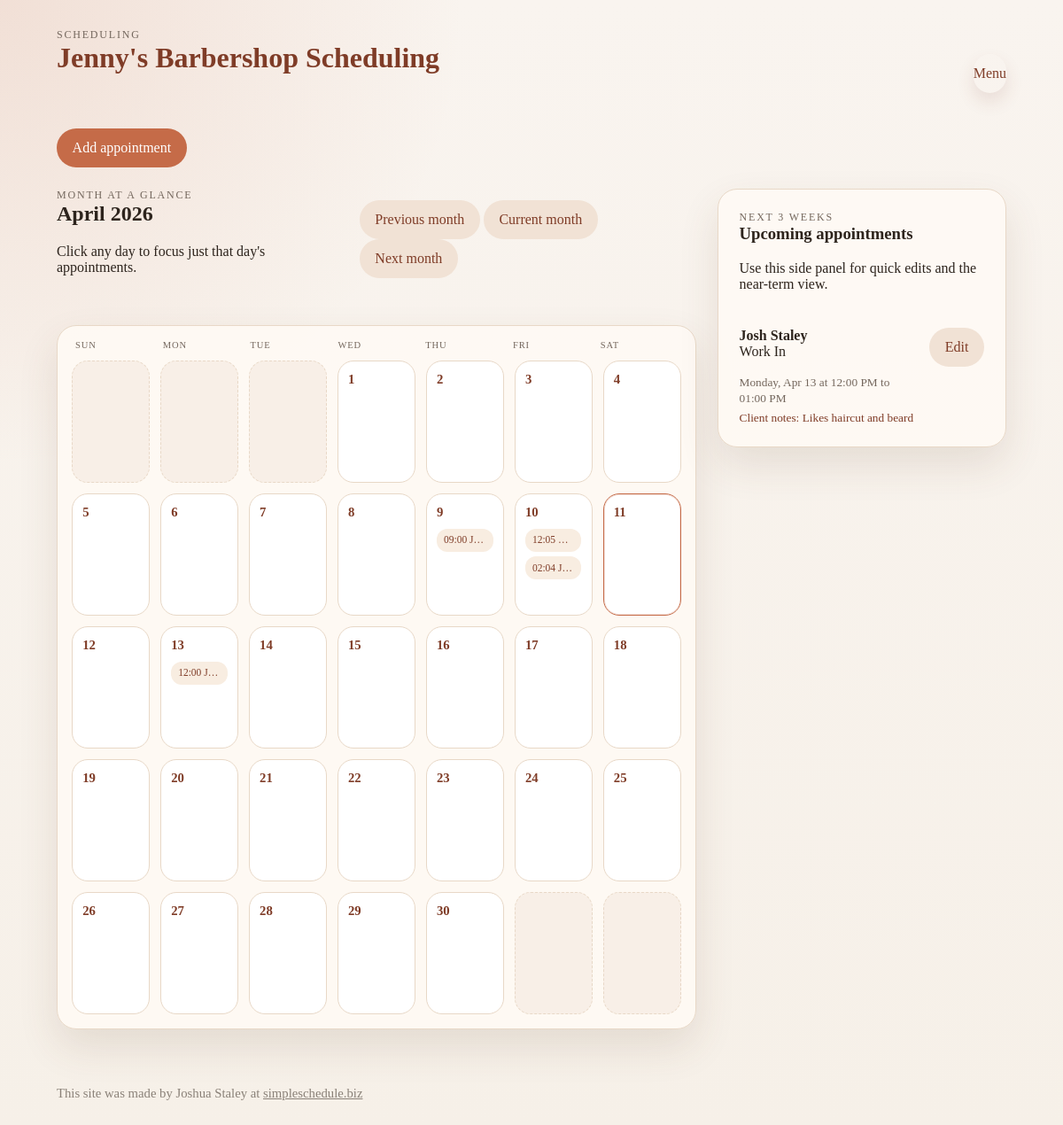
Page /schedule (signed in) on the committed database.
### salon_scheduler/models.py (models this page shows)
class Appointment(db.Model):
    id = db.Column(db.Integer, primary_key=True)
    client_id = db.Column(db.Integer, db.ForeignKey("client.id"), nullable=False)
    recurring_series_id = db.Column(db.Integer, db.ForeignKey("recurring_series.id"))
    promotion_id = db.Column(db.Integer, db.ForeignKey("promotion.id"))
    title = db.Column(db.String(120), nullable=False)
    start_datetime = db.Column(db.DateTime, nullable=False)
    end_datetime = db.Column(db.DateTime, nullable=False)
    duration_minutes = db.Column(db.Integer, nullable=False, default=60)
    buffer_minutes = db.Column(db.Integer, nullable=False, default=0)
    status = db.Column(db.String(20), default="scheduled", nullable=False)
    notes = db.Column(db.Text)
    is_override = db.Column(db.Boolean, default=False, nullable=False)
    override_reason = db.Column(db.String(255))
    created_at = db.Column(db.DateTime, default=datetime.utcnow, nullable=False)
    updated_at = db.Column(db.DateTime, default=datetime.utcnow, onupdate=datetime.utcnow, nullable=False)
    client = db.relationship("Client", back_populates="appointments")
    recurring_series = db.relationship("RecurringSeries", back_populates="appointments")
    change_requests = db.relationship("ChangeRequest", back_populates="appointment")
    services = db.relationship("Service", secondary=appointment_services, back_populates="appointments")
    promotion = db.relationship("Promotion", back_populates="appointments")

class Client(db.Model):
    id = db.Column(db.Integer, primary_key=True)
    first_name = db.Column(db.String(80), nullable=False)
    last_name = db.Column(db.String(80), nullable=False)
    birthdate = db.Column(db.Date)
    phone = db.Column(db.String(40))
    email = db.Column(db.String(120))
    notes = db.Column(db.Text)
    photo_filename = db.Column(db.String(255))
    is_regular = db.Column(db.Boolean, default=False, nullable=False)
    created_at = db.Column(db.DateTime, default=datetime.utcnow, nullable=False)
    appointments = db.relationship("Appointment", back_populates="client", cascade="all, delete-orphan")
    recurring_series = db.relationship("RecurringSeries", back_populates="client", cascade="all, delete-orphan")
    change_requests = db.relationship("ChangeRequest", back_populates="client", cascade="all, delete-orphan")
    promotions = db.relationship("Promotion", secondary=promotion_clients, back_populates="eligible_clients")
    @property
    def full_name(self) -> str:
        return f"{self.first_name} {self.last_name}".strip()

### salon_scheduler/routes.py (the view, shortened to what this page needs)
@main_bp.route("/schedule")
@stylist_login_required
def schedule():
    for series in RecurringSeries.query.filter_by(active=True).all():
        generate_future_appointments(series)
    db.session.commit()
    now = datetime.utcnow()
    start = now
    end = start + timedelta(days=21)
    appointments = (
        Appointment.query.join(Client)
        .filter(Appointment.start_datetime >= start, Appointment.start_datetime <= end)
        .order_by(Appointment.start_datetime.asc())
        .all()
    )
    selected_month = parse_month(request.args.get("month"))
    month_start, next_month = month_bounds(selected_month)
    month_appointments = (
        Appointment.query.join(Client)
        .filter(Appointment.start_datetime >= month_start, Appointment.start_datetime < next_month)
        .order_by(Appointment.start_datetime.asc())
        .all()
    )
    month_grid = build_month_grid(month_start, month_appointments)
    selected_date_value = request.args.get("selected_date")
    selected_date = None
    daily_appointments = []
    previous_month = (
        datetime(month_start.year - 1, 12, 1)
        if month_start.month == 1
        else datetime(month_start.year, month_start.month - 1, 1)
    )
    next_month_value = (
        datetime(month_start.year + 1, 1, 1)
        if month_start.month == 12
        else datetime(month_start.year, month_start.month + 1, 1)
    )
    return render_template(
        "schedule.html",
        appointments=appointments,
        now=now,
        month_grid=month_grid,
        selected_month=month_start,
        selected_date=selected_date,
        daily_appointments=daily_appointments,
        previous_month=previous_month.strftime("%Y-%m"),
        next_month_param=next_month_value.strftime("%Y-%m"),
    )

### salon_scheduler/routes.py (called while the page is built)
@main_bp.before_app_request
def load_active_session_state():
    g.stylist_user = None
    g.client = None
    stylist_user_id = session.get("stylist_user_id")
    client_id = session.get("client_id")
    if stylist_user_id:
        g.stylist_user = StylistUser.query.get(stylist_user_id)
    if client_id:
        g.client = Client.query.get(client_id)

@main_bp.app_context_processor
def inject_session_state():
    return {
        "current_stylist": getattr(g, "stylist_user", None),
        "current_client": getattr(g, "client", None),
    }

def stylist_login_required(view_func):
    @wraps(view_func)
    def wrapped_view(*args, **kwargs):
        if StylistUser.query.count() == 0:
            return redirect(url_for("main.stylist_setup"))
        if not g.stylist_user:
            return redirect(url_for("main.stylist_login", next=request.path))
        return view_func(*args, **kwargs)
    return wrapped_view

def parse_time_value(value: str | None) -> time | None:
    if not value:
        return None
    try:
        return datetime.strptime(value, TIME_FORMAT).time()
    except ValueError:
        return None

def get_primary_stylist() -> StylistUser | None:
    return getattr(g, "stylist_user", None) or StylistUser.query.order_by(StylistUser.id.asc()).first()

def request_policy_window() -> tuple[datetime, datetime | None]:
    stylist = get_primary_stylist()
    now = datetime.utcnow()
    if not stylist:
        return now, None
    earliest = now + timedelta(hours=max(stylist.minimum_notice_hours or 0, 0))
    latest = now + timedelta(days=max(stylist.booking_horizon_days or 0, 0))
    return earliest, latest

def get_working_hours_map() -> dict[int, WorkingHours]:
    return {item.weekday: item for item in WorkingHours.query.order_by(WorkingHours.weekday.asc()).all()}

def combine_date_and_time(date_value, time_value: time) -> datetime:
    return datetime.combine(date_value, time_value)

def get_day_working_range(target_date) -> tuple[datetime, datetime] | None:
    hours_map = get_working_hours_map()
    entry = hours_map.get(target_date.weekday())
    if not entry or not entry.is_active or not entry.start_time or not entry.end_time:
        return None
    start_time = parse_time_value(entry.start_time)
    end_time = parse_time_value(entry.end_time)
    if not start_time or not end_time:
        return None
    return (
        combine_date_and_time(target_date, start_time),
        combine_date_and_time(target_date, end_time),
    )

### salon_scheduler/templates/schedule.html (shortened to what this page needs)
{% extends "base.html" %}
{% block content %}
<section class="section-heading standalone">
    <a class="button" href="{{ url_for('main.create_appointment') }}">Add appointment</a>
</section>
<section class="schedule-layout">
    <div class="schedule-main">
        <section class="section-heading standalone month-header">
            <div>
                <p class="eyebrow">Month At A Glance</p>
                <h2>{{ selected_month.strftime("%B %Y") }}</h2>
                <p>Click any day to focus just that day's appointments.</p>
            </div>
            <div class="month-nav">
                <a class="button subtle" href="{{ url_for('main.schedule', month=previous_month) }}">Previous month</a>
                <a class="button subtle" href="{{ url_for('main.schedule') }}">Current month</a>
                <a class="button subtle" href="{{ url_for('main.schedule', month=next_month_param) }}">Next month</a>
            </div>
        </section>
        <section class="card month-card">
            <div class="month-weekdays">
                <span>Sun</span>
                <span>Mon</span>
                <span>Tue</span>
                <span>Wed</span>
                <span>Thu</span>
                <span>Fri</span>
                <span>Sat</span>
            </div>
            <div class="month-grid">
                {% for week in month_grid %}
                    {% for cell in week %}
                        <article
                            class="month-cell {% if not cell.in_month %}month-cell-empty{% endif %} {% if cell.is_today %}month-cell-today{% endif %}  "
                            {% if cell.in_month %}data-day-url="{{ url_for('main.schedule', month=selected_month.strftime('%Y-%m'), selected_date=cell.date.strftime('%Y-%m-%d')) }}"{% endif %}
                        >
                            {% if cell.in_month %}
                                <div class="month-day">{{ cell.date.day }}</div>
                                <div class="month-events">
                                    {% for appointment in cell.appointments[:3] %}
                                        <a class="month-event" href="{{ url_for('main.edit_appointment', appointment_id=appointment.id, source='schedule') }}">
                                            <span>{{ appointment.start_datetime.strftime("%I:%M") }} {{ appointment.client.full_name }}</span>
                                        </a>
                                    {% endfor %}
                                </div>
                            {% endif %}
                        </article>
                    {% endfor %}
                {% endfor %}
            </div>
        </section>
    </div>
    <aside class="schedule-side">
        <section class="card side-pane">
            <div class="section-heading standalone">
                <div>
                    <p class="eyebrow">{% if selected_date %}Selected Day{% else %}Next 3 Weeks{% endif %}</p>
                    <h3>{% if selected_date %}{{ selected_date.strftime("%A, %B %d") }}{% else %}Upcoming appointments{% endif %}</h3>
                    <p>{% if selected_date %}Only appointments for the selected day are shown here.{% else %}Use this side panel for quick edits and the near-term view.{% endif %}</p>
                </div>
            </div>
            {% set visible_appointments = daily_appointments if selected_date else appointments %}
            {% if visible_appointments %}
                <div class="list compact-list">
                    {% for appointment in visible_appointments %}
                        <article class="list-item schedule-item">
                            <div>
                                <strong>{{ appointment.client.full_name }}</strong>
                                <p>{{ appointment.title }}</p>
                                <small>{{ appointment.start_datetime.strftime("%A, %b %d at %I:%M %p") }} to {{ appointment.end_datetime.strftime("%I:%M %p") }}</small>
                                {% if appointment.client.notes %}
                                    <small class="detail note-detail">Client notes: {{ appointment.client.notes }}</small>
                                {% endif %}
                            </div>
                            <a class="button subtle" href="{{ url_for('main.edit_appointment', appointment_id=appointment.id, source='schedule') }}">Edit</a>
                        </article>
                    {% endfor %}
                </div>
            {% else %}
                <p class="empty">{% if selected_date %}No appointments on this day.{% else %}No appointments in the next few weeks.{% endif %}</p>
            {% endif %}
        </section>
    </aside>
</section>
{% endblock %}

### salon_scheduler/static/styles.css (style rules this page uses)
:root { --bg: #f6f0e8; --panel: #fffaf5; --panel-strong: #fff; --text: #2d241d; --muted: #74675d; --accent: #c56b48; --accent-dark: #7f3c27; --line: #e8d8c7; --shadow: 0 20px 45px rgba(102, 65, 43, 0.12); }
* { box-sizing: border-box; }
body { margin: 0; font-family: Georgia, "Times New Roman", serif; color: var(--text); background: radial-gradient(circle at top left, rgba(197, 107, 72, 0.15), transparent 30%), linear-gradient(180deg, #f9f4ef 0%, var(--bg) 100%); }
a { color: var(--accent-dark); text-decoration: none; }
.eyebrow { margin: 0; text-transform: uppercase; letter-spacing: 0.15em; font-size: 0.75rem; color: var(--muted); }
h1, h2, h3, p { margin-top: 0; }
.hero, .card, .flash { background: rgba(255, 250, 245, 0.92); border: 1px solid var(--line); box-shadow: var(--shadow); border-radius: 22px; }
.card { padding: 1.5rem; }
.list { display: grid; gap: 1rem; }
.list-item { display: flex; justify-content: space-between; gap: 1rem; align-items: center; padding-bottom: 1rem; border-bottom: 1px solid var(--line); }
.list-item:last-child { border-bottom: none; padding-bottom: 0; }
.button { display: inline-flex; align-items: center; justify-content: center; border: none; border-radius: 999px; padding: 0.75rem 1.1rem; background: var(--accent); color: white; cursor: pointer; font: inherit; }
.button, .nav-button, input, textarea, select { min-height: 44px; }
.button.subtle { background: #f1e2d5; color: var(--accent-dark); }
.section-heading { display: flex; justify-content: space-between; gap: 1rem; align-items: center; margin-bottom: 1rem; }
.section-heading.standalone { margin-bottom: 1.5rem; }
.notes, .empty, small, label { color: var(--muted); }
.schedule-layout { display: grid; grid-template-columns: minmax(0, 2.1fr) minmax(300px, 0.95fr); gap: 1.5rem; align-items: start; }
.schedule-main, .schedule-side { display: grid; gap: 1rem; min-width: 0; }
.side-pane { position: sticky; top: 1rem; }
.compact-list .list-item { align-items: start; }
.month-header { margin-top: 0; }
.month-card { padding: 1rem; }
.month-weekdays, .month-grid { display: grid; grid-template-columns: repeat(7, minmax(0, 1fr)); }
.month-weekdays { gap: 0.75rem; margin-bottom: 0.75rem; padding: 0 0.25rem; text-transform: uppercase; letter-spacing: 0.08em; font-size: 0.66rem; color: var(--muted); }
.month-grid { gap: 0.75rem; }
.month-cell { min-height: 138px; padding: 0.7rem; border-radius: 18px; background: var(--panel-strong); border: 1px solid var(--line); display: grid; align-content: start; gap: 0.65rem; }
.month-cell-empty { background: rgba(241, 226, 213, 0.4); border-style: dashed; }
.month-cell-today { border-color: var(--accent); box-shadow: inset 0 0 0 1px rgba(197, 107, 72, 0.18); }
.month-day { font-weight: 700; color: var(--accent-dark); font-size: 0.92rem; }
.month-events { display: grid; gap: 0.35rem; }
.month-event { display: block; padding: 0.38rem 0.5rem; border-radius: 12px; background: #f8ede1; color: var(--accent-dark); font-size: 0.72rem; line-height: 1.2; white-space: nowrap; overflow: hidden; text-overflow: ellipsis; }
.month-event span { display: block; white-space: nowrap; overflow: hidden; text-overflow: ellipsis; }
.detail { display: block; margin-top: 0.35rem; }
.note-detail { color: var(--accent-dark); }

### rows in the picture
Appointment: start_datetime "09:00", client.full_name "J…"
Appointment: start_datetime "12:05"
Appointment: start_datetime "02:04", client.full_name "J…"
Appointment: start_datetime "12:00", client.full_name "J…", client.full_name "Josh Staley", title "Work In", start_datetime "Monday, Apr 13 at 12:00 PM", end_datetime "01:00 PM", client.notes "Likes haircut and beard"

### other values in the picture
{{ selected_month.strftime("%B %Y") }} "April 2026"
{{ cell.date.day }} "1" "2" "3" "4" "5" "6" "7" "8" "9" "10" "11" "12" "13" "14" "15" "16" "17" "18" "19" "20" "21" "22" "23" "24" "25" "26" "27" "28" "29" "30"
